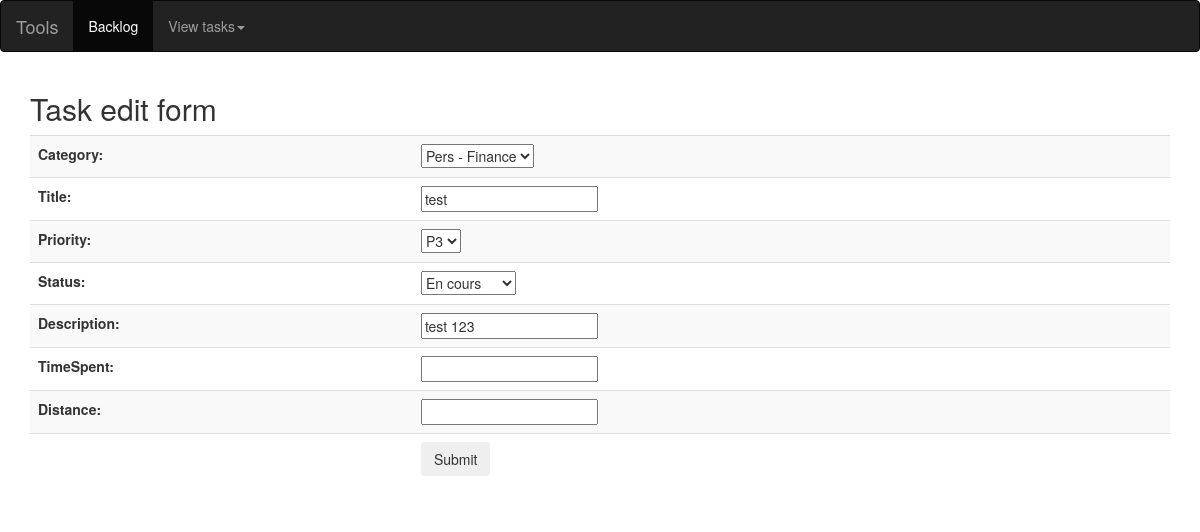
The page /todo/taskedit/16 on the database its author committed.
### todo/models.py (models this page shows, shortened)
class Todo(models.Model):
    priorityChoices = (
        ('1', 'P1'),
        ('2', 'P2'),
        ('3', 'P3'),
    )
    statusChoices = (
        ('ND', 'Non débuté'),
        ('EC', 'En cours'),
        ('T', 'Terminé'),
    )
    category = models.ForeignKey(Type, on_delete=models.SET_NULL, null=True)
    title = models.CharField(max_length=100)
    dateCreated = models.DateField(auto_now_add=True,null=True, blank=True)
    priority = models.CharField(max_length=3, choices=priorityChoices, default='1')
    status = models.CharField(max_length=10,choices=statusChoices,default='ND')
    description = models.CharField(max_length=100,default='',null=True,blank=True)
    timeSpent = models.FloatField(null=True,blank=True,default=None)
    distance = models.FloatField(null=True,blank=True,default=None)
    upDate = models.DateField(null=True,blank=True)
    def __init__(self, *args, **kwargs):
        super(Todo, self).__init__(*args, **kwargs)

### todo/views.py (the view)
# urls.py: path('todo/taskedit/', views.taskedit, name='taskedit'),
def taskedit(request,test=None):
    submitted = False
    if test != None:
        task = get_object_or_404(Todo, id=test)
    else:
        task = None
    if request.method == 'POST':
        form = TodoForm(request.POST, instance=task)
        if form.is_valid():
            form.save()
            return redirect('list')
    else:
        form = TodoForm(instance=task)
    if 'submitted' in request.GET:
        submitted = True
    result = str(test)
    return render(request, 'todo/taskedit.html',{'form': form, 'page_list': Todo.objects.all(),'submitted': submitted,'result':result})

### todo/forms.py
class TodoForm(ModelForm):
    class Meta:
        model = Todo
        fields = ['category', 'title', 'priority', 'status', 'description', 'timeSpent', 'distance']

### todo/models.py (called while the page is built)
    def __str__(self):
        return self.name

### todo/templates/todo/taskedit.html (shortened to what this page needs)
{% extends "basetodo.html" %}
{% block content %}
    <div class="container">
    <h2>Task edit form</h2>
    {% if submitted %}
        <p class="success">Your task was updated.</p>
    {% else %}
        <form action="" method="post" novalidate>
            <table class="table table-striped">
                {{ form.as_table }}
                <tr>
                    <td>&nbsp;</td>
                <td><input type="submit" class="btn btn-dark" value="Submit"></td>
                </tr>
            </table>
        </form>
    {% endif %}
    </div>
{% endblock content %}

### rows shown on the page
Todo: category "Pers - Finance", title "test", priority "P3", status "En cours", description "test 123"
